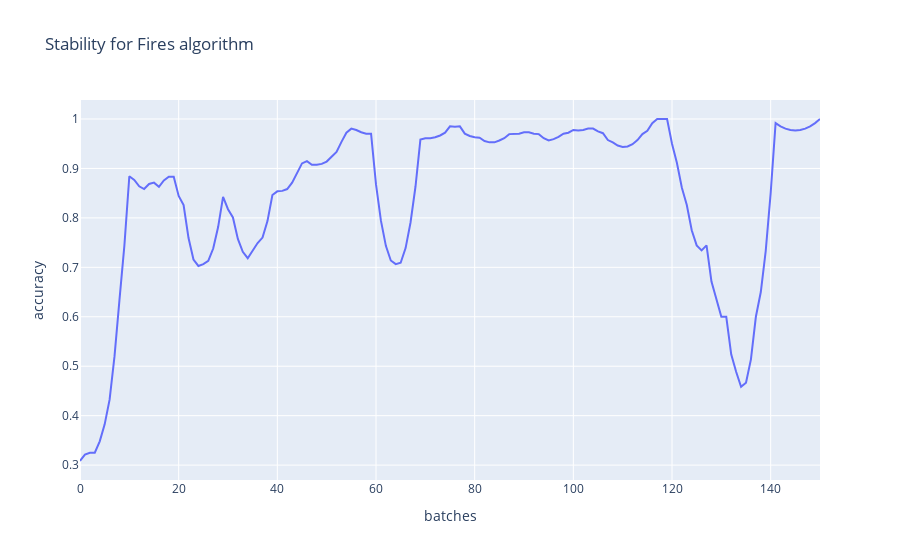

Here is the notebook cell this chart was saved with:
### Code cell
fig = px.line(y = fires_cuda_stability, title="Stability for Fires algorithm", labels={"x":"batches", "y":"accuracy"})
fig.show()

### Figure 1 — Plotly figure (JSON) as saved in the notebook; plotly's stock layout.template omitted (floating-point values rounded to 4 significant figures; data arrays with more than 128 entries replaced by an {"elided": "..."} marker saying what was removed)
{"data": [{"hovertemplate": "batches=%{x}<br>accuracy=%{y}<extra></extra>", "legendgroup": "", "line": {"color": "#636efa", "dash": "solid"}, "mode": "lines", "name": "", "orientation": "v", "showlegend": false, "type": "scatter", "x": {"elided": "151 int values"}, "xaxis": "x", "y": {"elided": "151 float values"}, "yaxis": "y"}], "layout": {"legend": {"tracegroupgap": 0}, "title": {"text": "Stability for Fires algorithm"}, "xaxis": {"anchor": "y", "domain": [0, 1], "title": {"text": "batches"}}, "yaxis": {"anchor": "x", "domain": [0, 1], "title": {"text": "accuracy"}}}}
